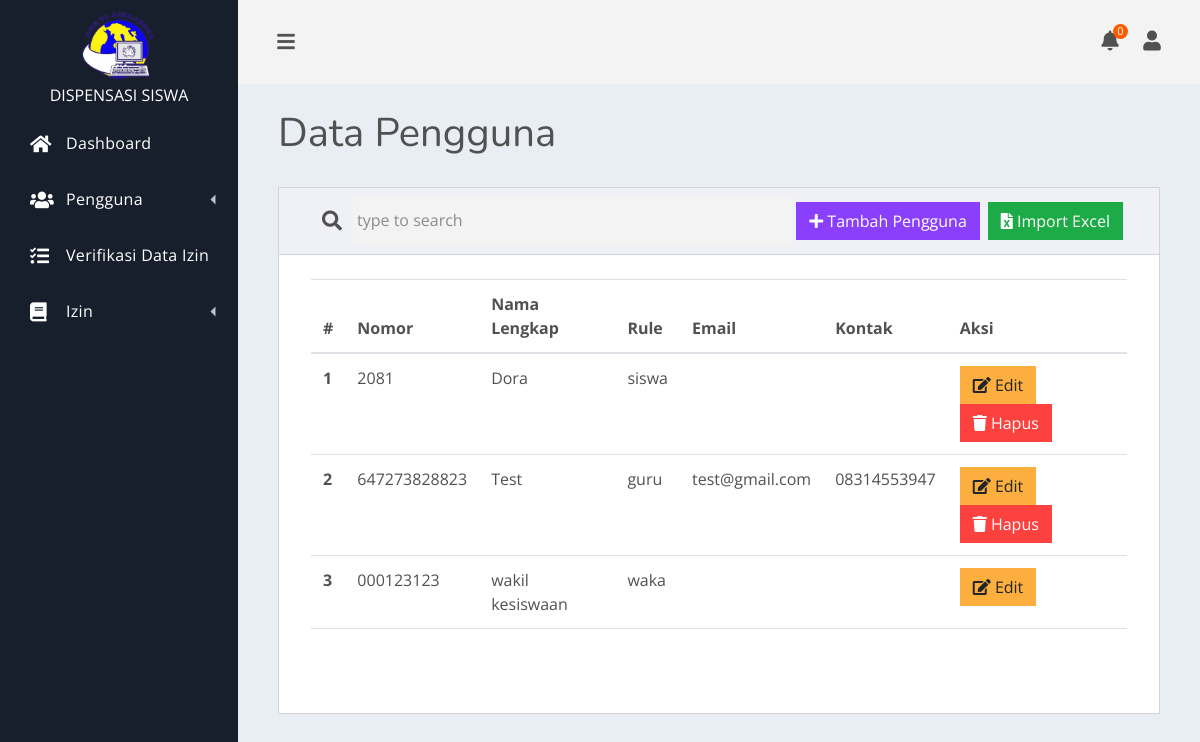
Page /pages/pengguna/index.php (signed in) on the committed database.
### tables this page shows
CREATE TABLE IF NOT EXISTS `pengguna` (
  `id` int(10) unsigned NOT NULL AUTO_INCREMENT,
  `username` varchar(100) NOT NULL,
  `password` varchar(100) NOT NULL,
  `nomor` varchar(100) NOT NULL,
  `nama_lengkap` varchar(150) NOT NULL,
  `jenis_kelamin` enum('L','P') NOT NULL DEFAULT 'L',
  `foto_profil` varchar(150) DEFAULT NULL,
  `email` varchar(150) DEFAULT NULL,
  `kontak` varchar(150) DEFAULT NULL,
  `rule` enum('waka','guru','siswa') NOT NULL DEFAULT 'waka',
  PRIMARY KEY (`id`),
  UNIQUE KEY `Index 2` (`username`)
);

### config/application.php (called while the page is built, shortened)
<?php
$dev = "development";
$app_url = null;
function base_url(){
    global $dev;
    if(isset($_SERVER['HTTPS'])){
        $protocol = ($_SERVER['HTTPS'] && $_SERVER['HTTPS'] != "off") ? "https" : "http";
    } else if($dev != "local"){
        $protocol = 'https';
    }
    else{
        $protocol = 'http';
    }
    return $protocol . "://" . $_SERVER['HTTP_HOST'];
}

### actions/_models/Pengguna.php (called while the page is built, shortened)
<?php
class Pengguna {
    private $tableName = "pengguna";
    private $conn;
    public function __construct() {
        $this->conn = $GLOBALS['conn'];
    }
    function paginationAndSearch($row_per_page,$search_keyword) {
        $sql = "SELECT * FROM $this->tableName WHERE nama_lengkap LIKE :keyword OR email LIKE :keyword OR kontak LIKE :keyword ORDER BY id DESC ";
        $start=0;
        $limit=" limit " . $start . "," . $row_per_page;
        $pagination_statement = $this->conn->prepare($sql);
        $pagination_statement->bindValue(':keyword', '%' . $search_keyword . '%', PDO::PARAM_STR);
        $pagination_statement->execute();
        $row_count = $pagination_statement->rowCount();
        if(!empty($row_count)){
            $page_count=ceil($row_count/$row_per_page);
        }
        $query = $sql.$limit;
        $pdo_statement = $this->conn->prepare($query);
        $pdo_statement->bindValue(':keyword', '%' . $search_keyword . '%', PDO::PARAM_STR);
        $pdo_statement->execute();
        $result = $pdo_statement->fetchAll();
        return $result;
    }
}

### library/cek_session.php (called while the page is built, shortened)
<?php
require_once __DIR__."/../config/database.php";
$user = $_SESSION['user'];
$sql = "SELECT * FROM pengguna WHERE id = :id AND username = :username";
$stmt = $conn->prepare($sql);
$stmt->bindParam(':id', $user['id']);
$stmt->bindParam(':username', $user['username']);
$stmt->execute();
$user = $stmt->fetch(PDO::FETCH_ASSOC);

### pages/pengguna/index.php (the view, shortened to what this page needs)
<?php
include_once __DIR__ . "/../../config/database.php";
include_once __DIR__ . "/../../library/cek_session.php";
include_once __DIR__ . "/../../pages/_partials/top.php";
include_once __DIR__ . "/../../actions/_models/Pengguna.php";
$model = new Pengguna();
$penggunas = $model->paginationAndSearch(10, $_GET['search'] ?? '');
?>
<div class="container-fluid">
    <h1 class="dash-title">Data Pengguna</h1>
    <div class="row">
        <div class="col-md-12">
            <div class="card spur-card">
                <div class="card-header">
                    <form class="searchbox" action="#!">
                        <button type="submit" class="searchbox-submit"> <i class="fas fa-search"></i> </button>
                        <input type="text" name="search" class="searchbox-input" placeholder="type to search"
                            value="<?= $_GET['search'] ?? '' ?>">
                    </form>
                    <a href="<?= base_url() . '/pages/pengguna/tambah.php' ?>" class="btn btn-info m-1"><i
                            class="fas fa-plus"></i> Tambah Pengguna</a>
                            <a href="<?= base_url() . '/pages/pengguna/import.php' ?>" class="btn btn-success m-1"><i
                            class="fas fa-file-excel"></i> Import Excel</a>
                </div>
                <div class="card-body table-responsive">
                    <table class="table">
                        <thead>
                            <tr>
                                <th scope="col">#</th>
                                <th scope="col">Nomor</th>
                                <th scope="col">Nama Lengkap</th>
                                <th scope="col">Rule</th>
                                <th scope="col">Email</th>
                                <th scope="col">Kontak</th>
                                <th scope="col">Aksi</th>
                            </tr>
                        </thead>
                        <tbody>
                            <?php
                            $no = (int)(($_GET['page']??1)-1)*10;
                            foreach ($penggunas as $pengguna) {
                                ?>
                                <tr>
                                    <th scope="row">
                                        <?= $no += 1 ?>
                                    </th>
                                    <td>
                                        <?= $pengguna['nomor'] ?>
                                    </td>
                                    <td>
                                        <?= $pengguna['nama_lengkap'] ?>
                                    </td>
                                    <td>
                                        <?= $pengguna['rule'] ?>
                                    </td>
                                    <td>
                                        <?= $pengguna['email'] ?>
                                    </td>
                                    <td>
                                        <?= $pengguna['kontak'] ?>
                                    </td>
                                    <td>
                                        <a href="<?= base_url() . '/pages/pengguna/edit.php?id=' . $pengguna['id'] ?>"
                                            class="btn btn-warning"><i class="fas fa-edit"></i> Edit</a>
                                        <?php if ($pengguna['id'] != $user['id']): ?>
                                            <a href="#" onclick="confirmDelete('delete-<?= $pengguna['id'] ?>')"
                                                class="btn btn-danger"><i class="fas fa-trash"></i> Hapus</a>
                                        <?php endif; ?>
                                    </td>
                                </tr>
                                <?php
                            }
                            ?>
                        </tbody>
                        <tfoot>
                            <tr>
                                <td colspan="7">
                                </td>
                            </tr>
                        </tfoot>
                    </table>
                </div>
            </div>
        </div>
    </div>
</div>
<?php
include_once __DIR__ . "/../../pages/_partials/bottom.php";
?>

### rows in the picture
pengguna: no "1", nomor "2081", nama_lengkap "Dora", rule "siswa"
pengguna: no "2", nomor "647273828823", nama_lengkap "Test", rule "guru", email "test@gmail.com", kontak "08314553947"
pengguna: no "3", nomor "000123123", nama_lengkap "wakil kesiswaan", rule "waka"

### other values in the picture
count($notifIzins) "0"
